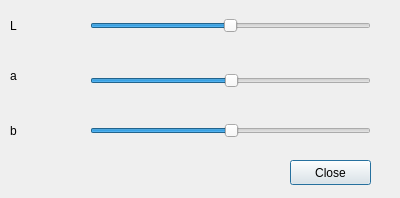
<?xml version="1.0" encoding="UTF-8"?>
<ui version="4.0">
 <class>LabDialog</class>
 <widget class="QDialog" name="LabDialog">
  <property name="geometry">
   <rect>
    <x>0</x>
    <y>0</y>
    <width>400</width>
    <height>198</height>
   </rect>
  </property>
  <property name="windowTitle">
   <string>Dialog</string>
  </property>
  <widget class="QSlider" name="l_slider">
   <property name="geometry">
    <rect>
     <x>90</x>
     <y>5</y>
     <width>281</width>
     <height>41</height>
    </rect>
   </property>
   <property name="minimum">
    <number>-100</number>
   </property>
   <property name="maximum">
    <number>100</number>
   </property>
   <property name="orientation">
    <enum>Qt::Orientation::Horizontal</enum>
   </property>
  </widget>
  <widget class="QLabel" name="label_3">
   <property name="geometry">
    <rect>
     <x>10</x>
     <y>110</y>
     <width>54</width>
     <height>41</height>
    </rect>
   </property>
   <property name="text">
    <string>b</string>
   </property>
  </widget>
  <widget class="QSlider" name="b_slider">
   <property name="geometry">
    <rect>
     <x>90</x>
     <y>110</y>
     <width>281</width>
     <height>41</height>
    </rect>
   </property>
   <property name="minimum">
    <number>-128</number>
   </property>
   <property name="maximum">
    <number>127</number>
   </property>
   <property name="orientation">
    <enum>Qt::Orientation::Horizontal</enum>
   </property>
  </widget>
  <widget class="QLabel" name="label_2">
   <property name="geometry">
    <rect>
     <x>10</x>
     <y>60</y>
     <width>61</width>
     <height>31</height>
    </rect>
   </property>
   <property name="text">
    <string>a</string>
   </property>
  </widget>
  <widget class="QPushButton" name="close_btn">
   <property name="geometry">
    <rect>
     <x>290</x>
     <y>160</y>
     <width>81</width>
     <height>25</height>
    </rect>
   </property>
   <property name="text">
    <string>Close</string>
   </property>
  </widget>
  <widget class="QSlider" name="a_slider">
   <property name="geometry">
    <rect>
     <x>90</x>
     <y>60</y>
     <width>281</width>
     <height>41</height>
    </rect>
   </property>
   <property name="minimum">
    <number>-128</number>
   </property>
   <property name="maximum">
    <number>127</number>
   </property>
   <property name="orientation">
    <enum>Qt::Orientation::Horizontal</enum>
   </property>
  </widget>
  <widget class="QLabel" name="label">
   <property name="geometry">
    <rect>
     <x>10</x>
     <y>10</y>
     <width>54</width>
     <height>31</height>
    </rect>
   </property>
   <property name="text">
    <string>L</string>
   </property>
  </widget>
 </widget>
 <resources/>
 <connections/>
</ui>
